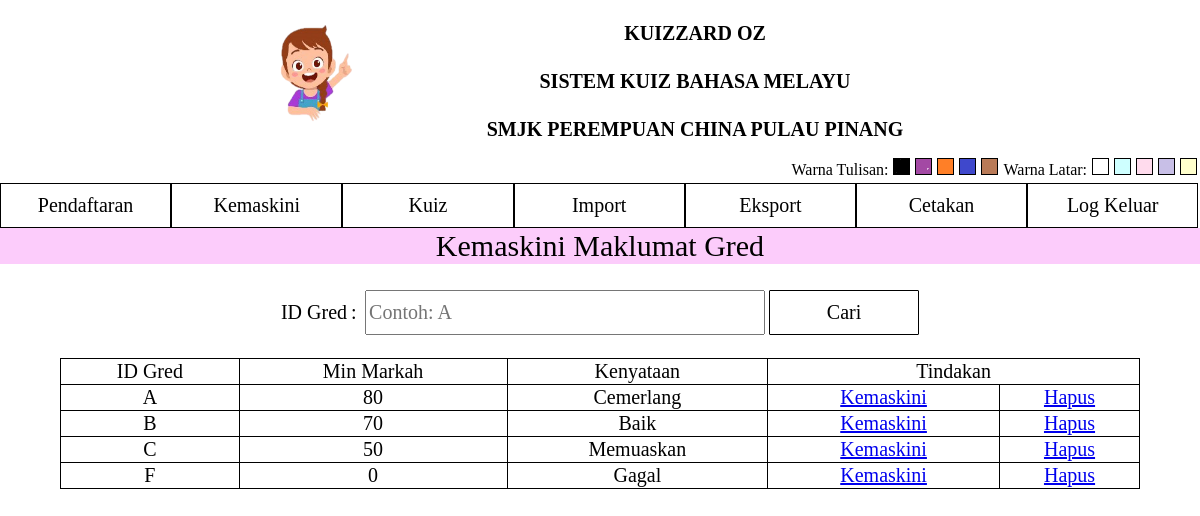
The app's page /KemaskiniGred.php (signed in) with its own data.
### tables this page shows
CREATE TABLE `gred` (
  `IDGred` varchar(10) NOT NULL,
  `Kenyataan` varchar(10) NOT NULL,
  `MinMarkah` int(3) NOT NULL
);

### KemaskiniGred.php (the view, shortened to what this page needs)
<?php
include("Connection.php");
?>
<html>
	<head>
			<?php
			include("Header.php");
			include("HeaderColorButton.php");
			include("HeaderButton.php");
			?>
	</head>
	<body>
		<table class="table3">
			<tr><td>Kemaskini Maklumat Gred</td></tr>
		</table>
		<br>
		<form name="CariButiranGred" method="POST">
			<table class="table1">
				<tr>
					<td align="right">ID Gred</td>
					<td width="10">:</td>
					<td><input type="text" name="IDGred"  required placeholder="Contoh: A"
						pattern="[0-9a-zA-Z ]{0,30}" oninput="this.setCustomValidity('')"
						oninvalid="this.setCustomValidity('Sila masukkan huruf A-F sahaja!')"></td>
					<td><input type="submit" value="Cari" class="button1" name="submit"></td>
				</tr>
			</table>
		</form>
		<table style="width:90%" class="table2">
			<tr>
				<td>ID Gred</td>
				<td>Min Markah</td>
				<td>Kenyataan</td>
				<td colspan=2>Tindakan</td>
			</tr>
			<?php
				if(isset($_POST['submit'])){
					$IDGred=$_POST['IDGred'];
					$sql="SELECT * FROM gred WHERE IDGred LIKE '%$IDGred%'";
				}
				else{
					$sql="SELECT * FROM gred";
				}
				$result=mysqli_query($sambung,$sql);
				if(mysqli_num_rows($result)==0){
					$IDGred='';
			?>
				<tr><td colspan=4>Tiada rekod dijumpai</td></tr>
				<?php
					}else{
					while ($row= mysqli_fetch_array($result)){
				?>
					<tr>
						<td><?php echo $row['IDGred'];?></td>
						<td><?php echo $row['MinMarkah'];?></td>
						<td><?php echo $row['Kenyataan'];?></td>
						<td>
							<a href="BorangKemaskiniGred.php?IDGred=
								<?php echo $row['IDGred'];?>"> Kemaskini </a>
						</td>
						<td>
							<a href="PengesahanHapusGred.php?IDGred=
								<?php echo $row['IDGred'];?>"> Hapus </a>
						</td>
					</tr>
			<?php
					}
				}
			?>
		</table>
	</body>
</html>

### Style.css (style rules this page uses)
* { font-size:20px; font-family:Times New Roman; margin-left:auto; margin-right:auto; }
table.table1 td { text-align: left; }
table.table1 { padding:0px; }
table.table2 { border-collapse: collapse; }
table.table2 td { text-align:center; border:1px solid black; border-radius:1px; }
table.table3 { width:100%; border-collapse:collapse; }
table.table3 td { text-align:center; font-size:30px; background-color:#fcccfb }
input[type=text] { height: 45px; width: 400px; text-align:left; }
.button1 { height:45px; width: 150px; font-size: 20; border:groove; color:black; text-align:center; display:inline-block; cursor:pointer; background-color:white; color:black; border:1px solid black; border-radius:1px; }

### records on screen
gred: IDGred "A", MinMarkah "80", Kenyataan "Cemerlang"
gred: IDGred "B", MinMarkah "70", Kenyataan "Baik"
gred: IDGred "C", MinMarkah "50", Kenyataan "Memuaskan"
gred: IDGred "F", MinMarkah "0", Kenyataan "Gagal"
